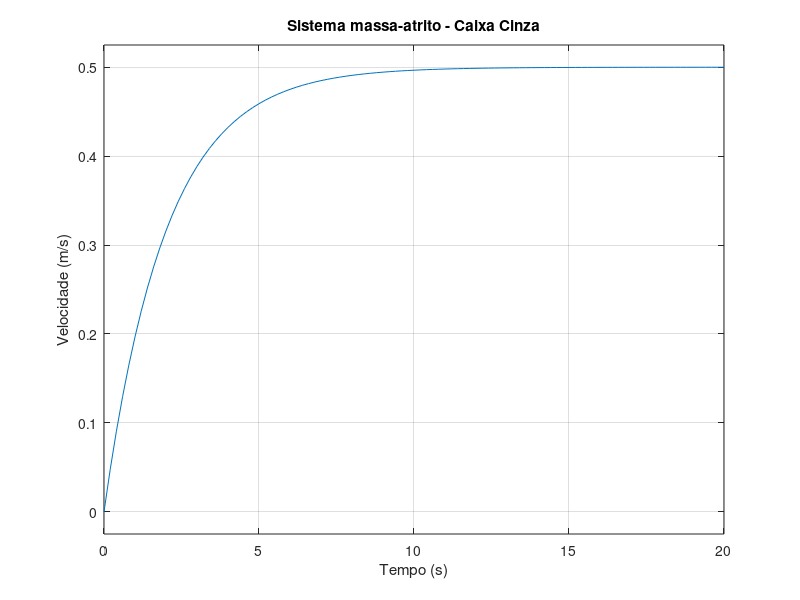

MATLAB code for this plot:
% Sistema massa-atrito - Caixa Cinza

M = 4;
F = 1;

v = 0.5;

B = F/v; 

num = 1;
den = [M B];

disp(B);
G1 = tf(num, den)

figure
step(G1)

grid on
xlabel("Tempo (s)")
ylabel("Velocidade (m/s)")
title("Sistema massa-atrito - Caixa Cinza")
